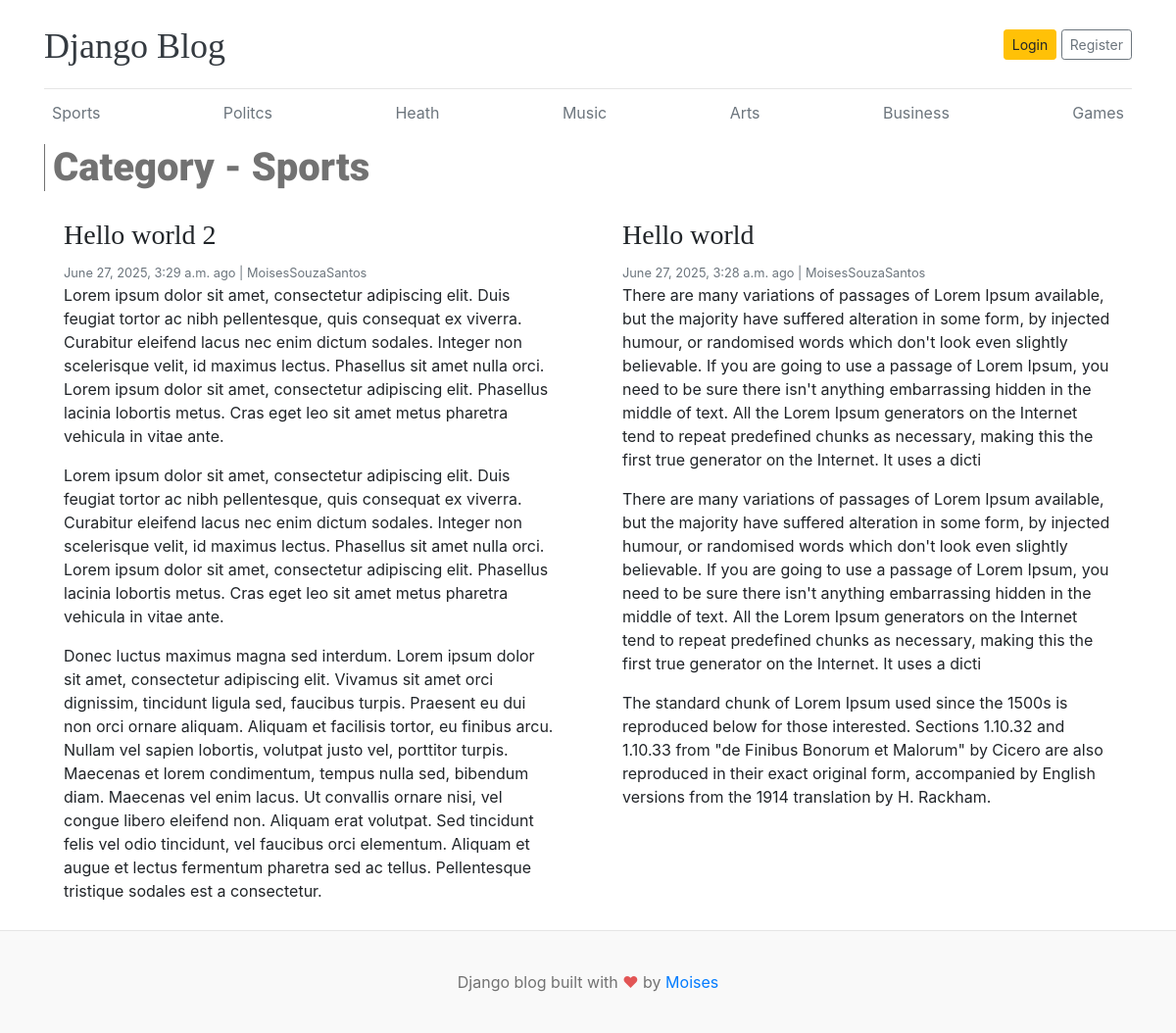
The app's page /category/1/, older data.
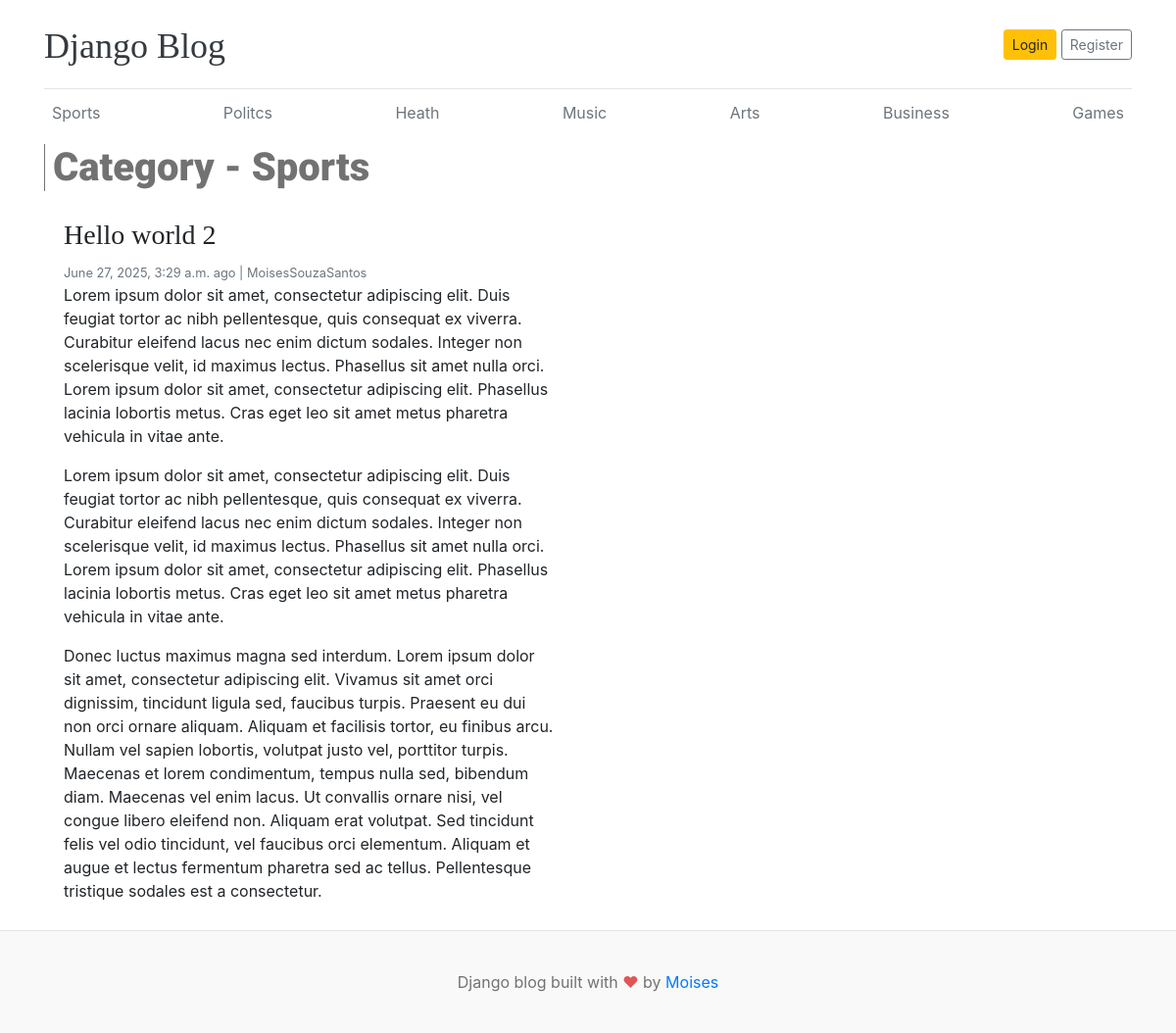
The same page, newer data.
### blogs/models.py (models this page shows, shortened)
class Category(models.Model):
    category_name = models.CharField(max_length=50, unique=True)
    created_at = models.DateTimeField(auto_now_add=True)
    updated_at = models.DateTimeField(auto_now=True)
    def __str__(self):
        return self.category_name
    class Meta:
        verbose_name_plural = "categories"

class Blog(models.Model):
    title = models.CharField(max_length=200)
    slug = models.SlugField(max_length=200, unique=True)
    category = models.ForeignKey(Category, on_delete=models.CASCADE)
    author = models.ForeignKey(User, on_delete=models.CASCADE)
    featured_image = models.ImageField(upload_to='uploads/%Y/%m/%d')
    short_description = models.TextField(max_length=500)
    blog_body = models.TextField(max_length=2000)
    status = models.CharField(max_length=20,choices=STATUS_CHOICES, default='Draft')
    is_featured = models.BooleanField(default=False)
    created_at = models.DateTimeField(auto_now_add=True)
    updated_at = models.DateTimeField(auto_now=True)
    class Meta:
        verbose_name_plural = "blogs"
        ordering = ['-created_at']  # Order by creation date descending

### blogs/views.py (the view)
# urls.py: path('<int:category_id>/', views.posts_by_category, name='posts_by_category')
def posts_by_category(request, category_id):
    posts = Blog.objects.filter(status='Published',category_id=category_id)
    try:
        category = Category.objects.get(pk=category_id)
    except:
        return redirect('home')
    context = {
        'posts': posts,
        'category': category,
        }
    return render(request, 'posts_by_category.html', context)

### blogs/context_processors.py (called while the page is built)
def get_categories(request):
    categories = Category.objects.all()
    return dict(categories=categories)

### templates/posts_by_category.html (shortened to what this page needs)
{% extends "base.html" %}
{% load static %}
{% block content %}
<h1 class="container-container">Category - {{ category }}</h1>
<div class="row mb-2">
{% if posts%}
  {% for post in posts %}
    <div class="col-md-6">
      <div class="card border-0" >
        <div class="card-body">
          <h3>{{ post.title }}</h3>
          <small class="mb-1 text-muted">{{post.created_at}} ago | {{post.author}}</small>
          <p class="card-text">{{ post.short_description }}</p>
          <p class="card-text">{{ post.short_description }}</p>
          <p class="card-text">{{ post.blog_body }}</p>
        </div>
      </div>
    </div>
  {% endfor %}
{% else %}
    <div class="col-md-12">
        <div class="alert alert-info" role="alert">
        No posts available in this category.
        </div>
    </div>
    {% endif %}
    </div>
</div>
{% endblock %}

### templates/base.html (shortened to what this page needs)
{% load static %}
<!DOCTYPE html>
<html lang="en">
<head>
    <link href="https://getbootstrap.com/docs/4.0/dist/css/bootstrap.min.css" rel="stylesheet">
    <link rel="stylesheet" href="{% static 'css/style.css' %}">
  </head>
<body>
    <div class="container">
      <header class="blog-header py-3">
        <div class="row flex-nowrap justify-content-between align-items-center">
          <div class="col-8 pt-1">
            <a class="blog-header-logo text-dark" href="/">Django Blog</a>
          </div>
          <div class="col-4 d-flex justify-content-end align-items-center">
            <a class="btn btn-sm btn-warning" href="#">Login</a> &nbsp;
            <a class="btn btn-sm btn-outline-secondary" href="#">Register</a>
          </div>
        </div>
      </header>
      <div class="nav-scroller py-1 mb-2">
        <nav class="nav d-flex justify-content-between">
          {% for cat in categories %}
          <a id="navbar" class="p-2 text-muted" href="{% url 'posts_by_category' cat.id %}">{{ cat.category_name }}</a>
          {% endfor %}
        </nav>
      </div>
{% block content %}
{% endblock %}
<footer class="blog-footer">
  <p>Django blog built with <span style="color: #e25555;">&hearts;</span> by <a href="https://github.com/LinuxEater" target="_blank">Moises</a></p>
</footer>
</body>
</html>

Row changes from the older to the newer data that the page shows:
removed Blog: title "Hello world", created_at "June 27, 2025, 3:28 a.m.", author "MoisesSouzaSantos", short_description "There are many variations of passages of Lorem Ipsum available, but the majority have suffered alteration in some form, by injected humour, or randomised words which don't look even slightly believable. If you are going to use a passage of Lorem Ipsum, you need to be sure there isn't anything embarrassing hidden in the middle of text. All the Lorem Ipsum generators on the Internet tend to repeat predefined chunks as necessary, making this the first true generator on the Internet. It uses a dicti", blog_body "The standard chunk of Lorem Ipsum used since the 1500s is reproduced below for those interested. Sections 1.10.32 and 1.10.33 from \"de Finibus Bonorum et Malorum\" by Cicero are also reproduced in their exact original form, accompanied by English versions from the 1914 translation by H. Rackham."
